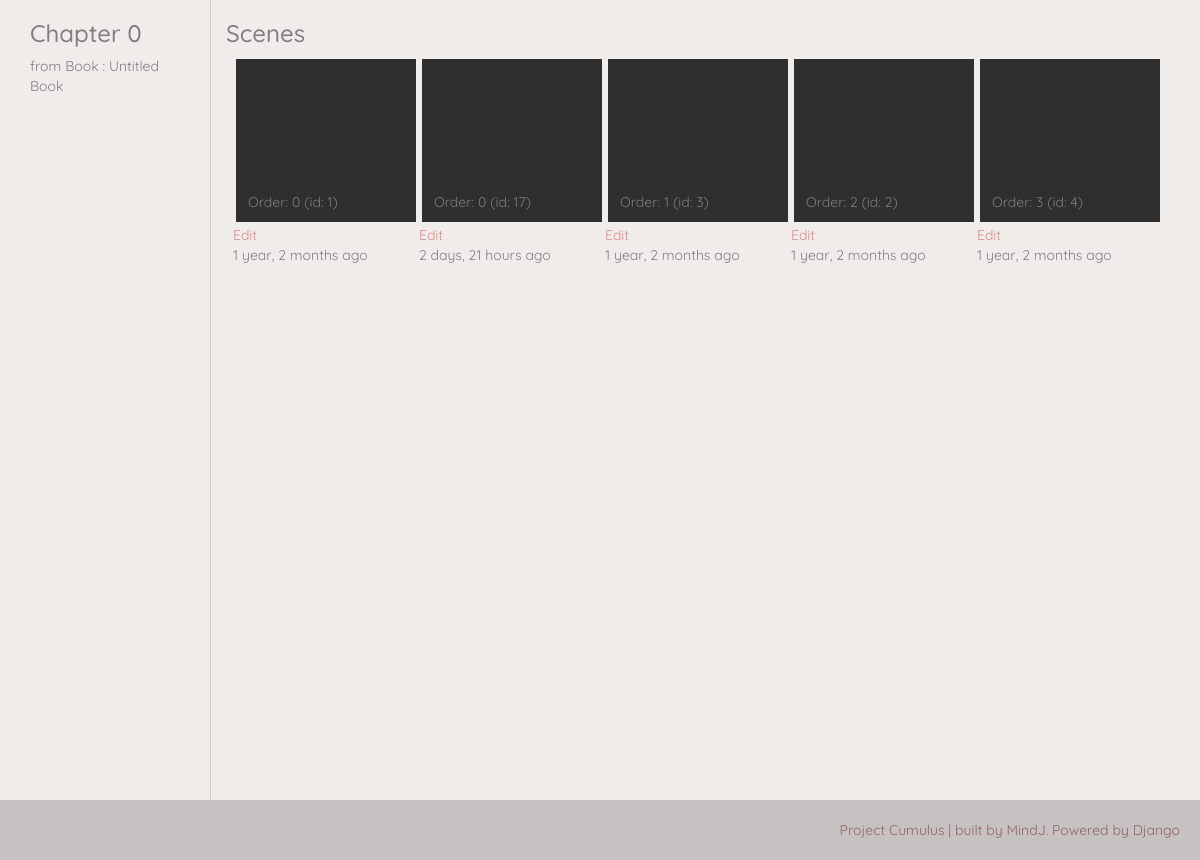
The page /flipbooks/1/0/ on the database its author committed.
### flipbooks/models.py (models this page shows, shortened)
class Chapter(models.Model):
    number = models.IntegerField(default="0")
    title = models.CharField(max_length=50, blank=True, default="Untitled")
    book = models.ForeignKey(Book, on_delete=models.CASCADE)
    date_created = models.DateTimeField(auto_now_add=True)
    date_modified = models.DateTimeField(auto_now=True)
    def __str__(self):
        return "Chapter {}: {}".format(self.number, self.title)

class Book(models.Model):
    title = models.CharField(max_length=50, blank=True, default="Untitled Book")
    date_created = models.DateTimeField(auto_now_add=True)
    date_modified = models.DateTimeField(auto_now=True)

class Scene(models.Model):
    order = models.IntegerField(default="0")
    children_li = models.TextField(max_length=200, blank=True, default="")
    name = models.CharField(max_length=50, blank=True, default="")
    description = models.TextField(max_length=100, blank=True, default="")
    chapter = models.ForeignKey(Chapter, on_delete=models.CASCADE, default=0)
    date_created = models.DateTimeField(auto_now_add=True)
    date_modified = models.DateTimeField(auto_now=True)

### flipbooks/views.py (the view)
# urls.py: re_path(r'^(?P<book_pk>\d+)/(?P<chapter_number>\d+)/$', views.ChapterDetailView_REACT.as_view(), name='chapter-detail'),
class ChapterDetailView_REACT(generic.TemplateView):
    model = Chapter
    queryset = Chapter.objects.all()
    template_name = "frontend/chapter_detail.html" # use frontend
    def get_context_data(self, *args, **kwargs):
        context = super(ChapterDetailView_REACT, self).get_context_data(*args, **kwargs)
        book = Book.objects.get(pk=kwargs['book_pk'])
        chapter = book.chapter_set.filter(number=kwargs['chapter_number'])[0]
        context['object_chapter'] = chapter
        context['object_scene_list'] = context['object_chapter'].scene_set.order_by('order')
        scene_create_form = forms.SceneCreateForm(initial={"chapter_number": chapter.number})
        context["scene_create_form"] = scene_create_form
        return context

### flipbooks/helpermodule/helpers.py (called while the page is built)
def is_valid_children_li(cli):
    if isinstance(cli, str) or isinstance(cli, str): # is it a string?
        cli = cli.split(",")
    elif isinstance(cli, list): # is it a list?
        pass
    else:
        return False
    cli = ''.join(cli)
    cli = cli.replace(" ","")
    if cli == '' : return False
    return True

### flipbooks/templatetags/flipbooks_custom_tags.py (called while the page is built)
@register.filter(name='map_queryset')
def map_queryset(qs, ref_ids):
    print("------ref_id recieved-------")
    print(ref_ids)
    if helpers.is_valid_children_li(ref_ids):
        ref_ids = ref_ids.split(",")
        ref_ids = [int(stringy_id) for stringy_id in ref_ids]
    else: return qs
    qs = list(qs)
    qs.sort(key=lambda frame: ref_ids.index(frame.id) if frame.id in ref_ids else -1)
    return qs

### frontend/templates/frontend/chapter_detail.html (shortened to what this page needs)
{% extends "layout_columned.html" %}
{% load thumbnail %}
{% load flipbooks_custom_tags %}
{% block left_column %}
    <h3>Chapter {{object_chapter.number}}</h3>
    <p>
        from Book : {{object_chapter.book.title}}
    </p>
{% endblock %}
{% block right_column %}
    <h3>Scenes</h3>
    <ul class="list_scenes">
        {% for scene in object_scene_list %}
            <li>
                <a class="scene_container" href="{% url 'flipbooks:scene-play' pk=scene.pk %}">
                    <span class="flex_item preview_container">
                        {% with scene.strip_set.all|map_queryset:scene.children_li as mapped_strip_set %}
                            <div class="preview">
                            </div>
                        {% endwith %}
                    </span>
                    <span class="flex_item header">
                        Order: {{scene.order}} (id: {{scene.id}})
                    </span>
                    <a class="scene_edit" href="{% url 'flipbooks:scene-edit' pk=scene.pk %}">Edit</a>
                    <div class="flex_item timestamp">
                        {{ scene.date_created|timesince }} ago
                    </div>
                </a>
            </li>
        {% empty %}
            <p>No strips could be found</p>
        {% endfor %}
    </ul>
{% endblock %}
{% block extra_js %}
    {% load static %}
{% endblock extra_js %}

### static-storage/css_static/mainLayout.css (style rules this page uses)
html, body { margin: 0; height: 100%; }
body { background-color: #efecea; font-family: 'Quicksand', sans-serif; color: #808080; }
a { color: #da8d8d; }

### static-storage/css_static/objectCards.css (style rules this page uses)
ul.list_scenes { display:flex; flex-wrap: wrap; justify-content: center; margin: 0; padding: 0; list-style: none; }
ul.list_scenes .scene_container { display:flex; flex-direction: column; width: 180px; margin: 3px; color: white; }
.scene_container .flex_item:last-child { margin-top: auto; }
.scene_container .header { padding: 3px 12px 10px 12px; background-color:#2f2f2f; color: #7d7d7d; transition-property: background-color, color; transition-duration: 0.3s; }
.scene_container .preview_container { position: relative; overflow: hidden; height: 130px; box-sizing: border-box; border-top: 20px solid #2f2f2f; border-bottom: 20px solid #2f2f2f; background-color: #2f2f2f; transition-property: border; transition-duration: 0.3s; }
.scene_container .preview_container .preview { position: absolute; display:inline-block; width: 100%; top: 50%; left: 50%; transform: translate(-50%, -50%); }

### rows shown on the page
Chapter: number "0", book "Untitled Book"
Scene: order "0", id "1", date_created "1 year, 2 months"
Scene: order "0", id "17", date_created "2 days, 21 hours"
Scene: order "1", id "3", date_created "1 year, 2 months"
Scene: order "2", id "2", date_created "1 year, 2 months"
Scene: order "3", id "4", date_created "1 year, 2 months"
